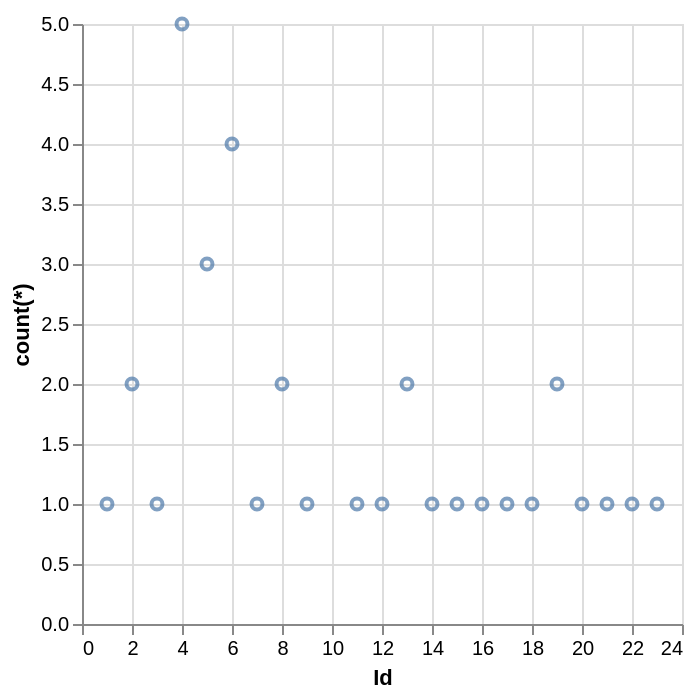

The specification (Vega-Lite) saved for this image:
### Vega-Lite specification from a JSON file in a GitHub repository (floating-point values rounded to 4 significant figures)
{"data": {"values": [{"x_data": 1, "y_data": 1}, {"x_data": 2, "y_data": 2}, {"x_data": 3, "y_data": 1}, {"x_data": 4, "y_data": 5}, {"x_data": 5, "y_data": 3}, {"x_data": 6, "y_data": 4}, {"x_data": 7, "y_data": 1}, {"x_data": 8, "y_data": 2}, {"x_data": 9, "y_data": 1}, {"x_data": 11, "y_data": 1}, {"x_data": 12, "y_data": 1}, {"x_data": 13, "y_data": 2}, {"x_data": 14, "y_data": 1}, {"x_data": 15, "y_data": 1}, {"x_data": 16, "y_data": 1}, {"x_data": 17, "y_data": 1}, {"x_data": 18, "y_data": 1}, {"x_data": 19, "y_data": 2}, {"x_data": 20, "y_data": 1}, {"x_data": 21, "y_data": 1}, {"x_data": 22, "y_data": 1}, {"x_data": 23, "y_data": 1}]}, "mark": "point", "encoding": {"x": {"field": "x_data", "type": "quantitative", "title": "Id"}, "y": {"field": "y_data", "type": "quantitative", "title": "count(*)"}}}
